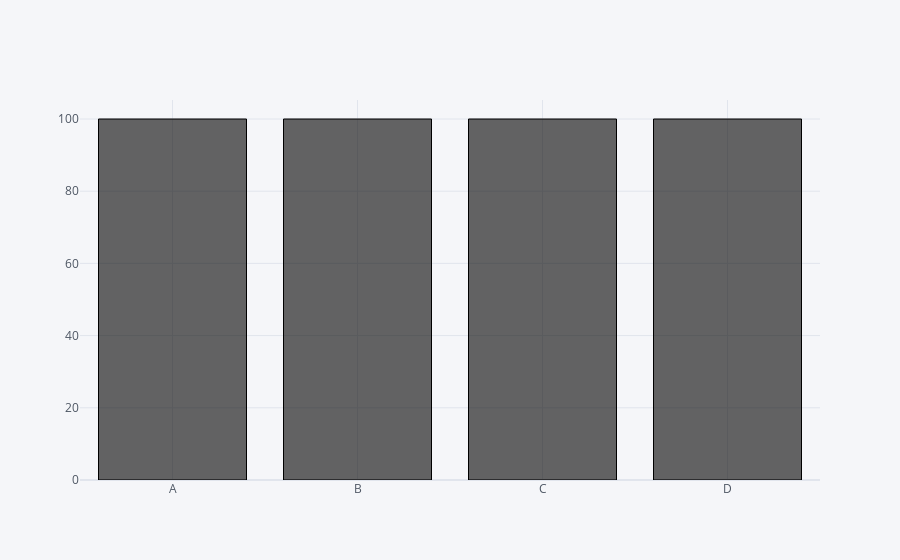

Write notebook code for a chart like this one.
### Code cell
df.count().iplot(kind='bar',color='black')

### Figure 1 — Plotly figure (JSON) as saved in the notebook; plotly's stock layout.template omitted (floating-point values rounded to 4 significant figures)
{"data": [{"marker": {"color": "rgba(0, 0, 0, 0.6)", "line": {"color": "rgba(0, 0, 0, 1.0)", "width": 1}}, "name": "None", "orientation": "v", "text": "", "type": "bar", "x": ["A", "B", "C", "D"], "y": [100, 100, 100, 100]}], "layout": {"legend": {"bgcolor": "#F5F6F9", "font": {"color": "#4D5663"}}, "paper_bgcolor": "#F5F6F9", "plot_bgcolor": "#F5F6F9", "title": {"font": {"color": "#4D5663"}}, "xaxis": {"gridcolor": "#E1E5ED", "showgrid": true, "tickfont": {"color": "#4D5663"}, "title": {"font": {"color": "#4D5663"}, "text": ""}, "zerolinecolor": "#E1E5ED"}, "yaxis": {"gridcolor": "#E1E5ED", "showgrid": true, "tickfont": {"color": "#4D5663"}, "title": {"font": {"color": "#4D5663"}, "text": ""}, "zerolinecolor": "#E1E5ED"}}}
